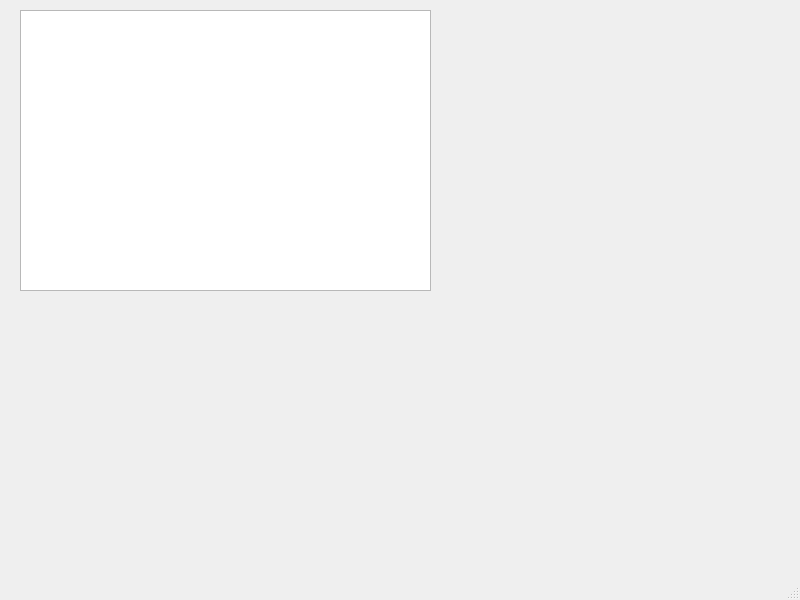
<?xml version="1.0" encoding="UTF-8"?>
<ui version="4.0">
 <class>MainWindow</class>
 <widget class="QMainWindow" name="MainWindow">
  <property name="geometry">
   <rect>
    <x>0</x>
    <y>0</y>
    <width>800</width>
    <height>600</height>
   </rect>
  </property>
  <property name="windowTitle">
   <string>MainWindow</string>
  </property>
  <widget class="QWidget" name="centralwidget">
   <widget class="QGraphicsView" name="graphicsView360">
    <property name="geometry">
     <rect>
      <x>20</x>
      <y>10</y>
      <width>411</width>
      <height>281</height>
     </rect>
    </property>
   </widget>
  </widget>
  <widget class="QMenuBar" name="menubar">
   <property name="geometry">
    <rect>
     <x>0</x>
     <y>0</y>
     <width>800</width>
     <height>17</height>
    </rect>
   </property>
  </widget>
  <widget class="QStatusBar" name="statusbar"/>
 </widget>
 <resources/>
 <connections/>
</ui>
